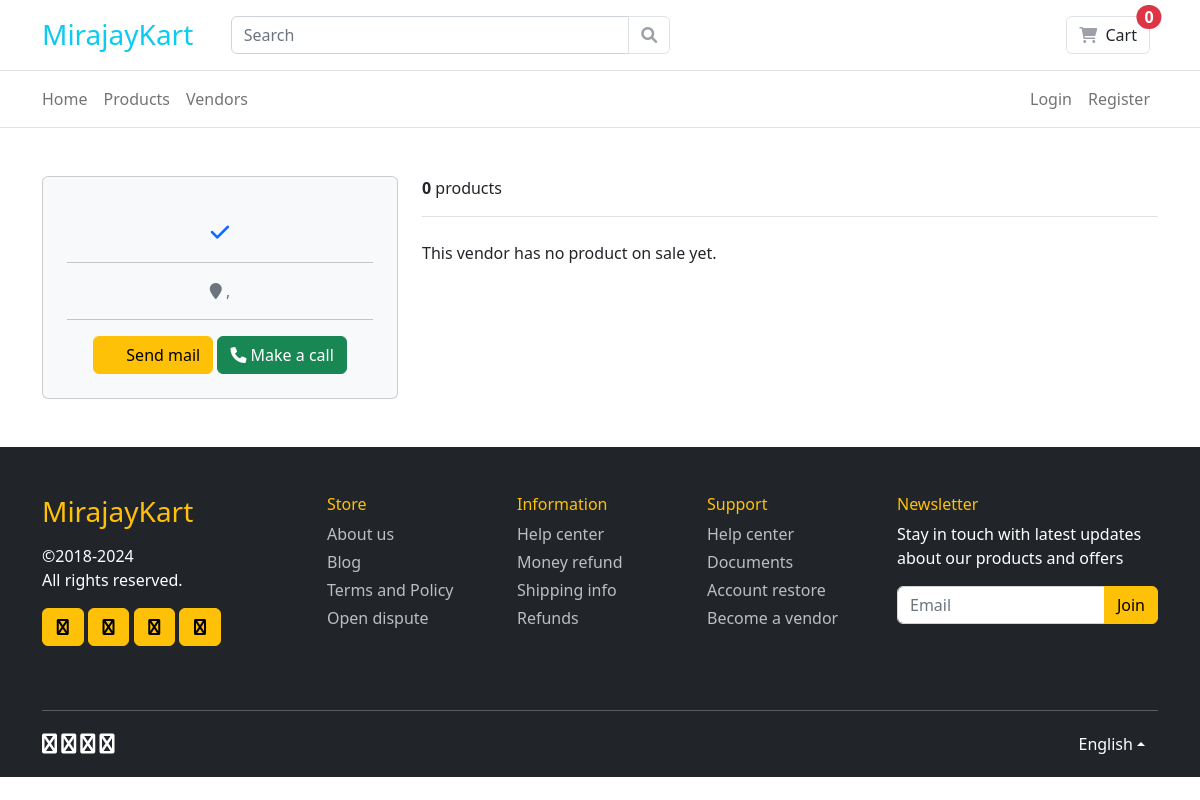
The page /account/vendor/james/ on the database as committed earlier.
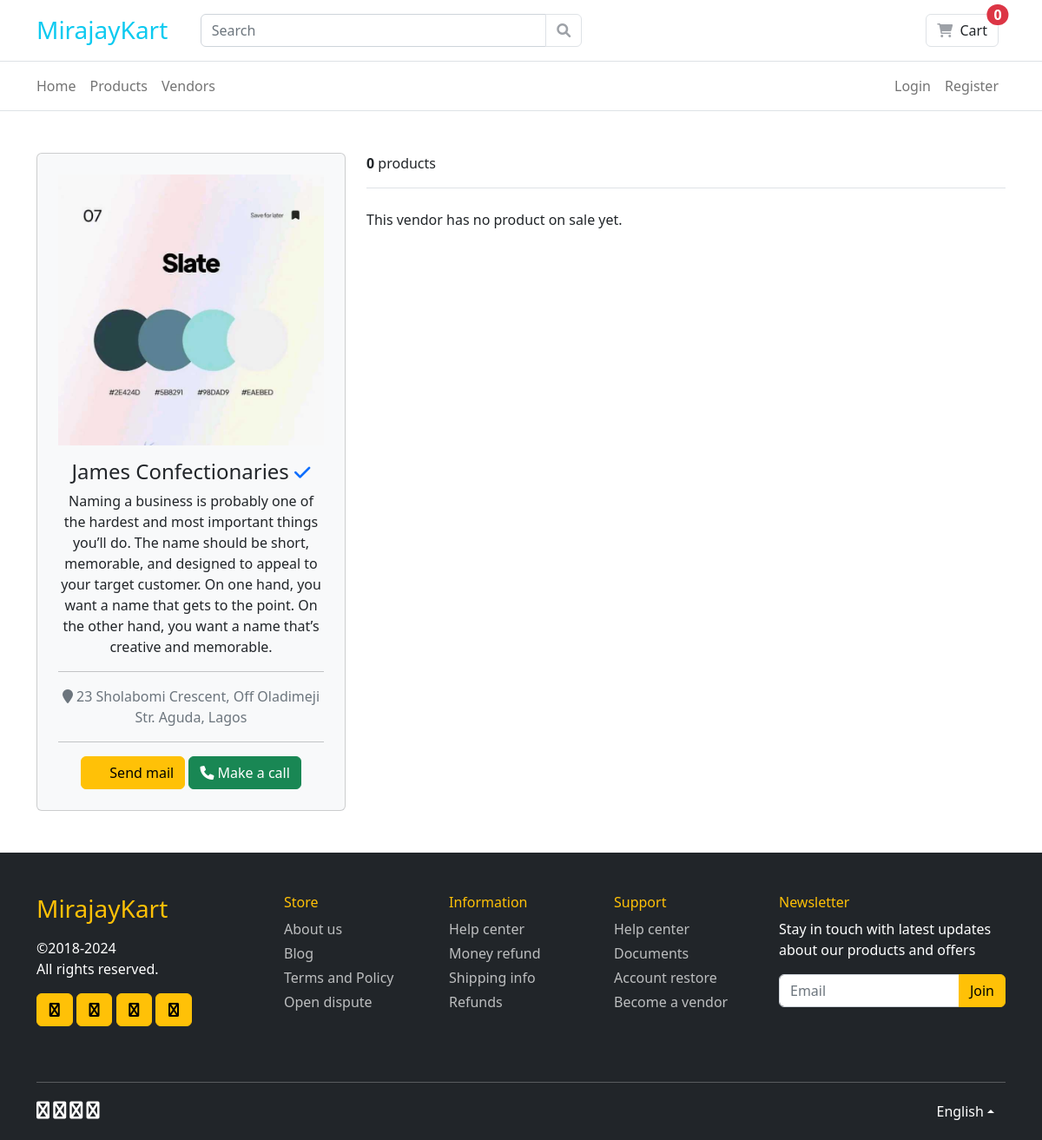
The same page on the database as committed later.
### accounts/models.py (models this page shows, shortened)
class User(AbstractUser):
    is_vendor = models.BooleanField(default=False)
    is_customer = models.BooleanField(default=False)

class Vendor(models.Model):
    user = models.OneToOneField(
        User,
        on_delete=models.CASCADE,
        null=True,
        related_name='vendor')
    company_name = models.CharField(max_length=50)
    address = models.CharField(max_length=600)
    about = models.TextField()
    state = models.CharField(max_length=10)
    image = models.ImageField(upload_to='vendor/images')
    phone_number = models.CharField(max_length=11)
    government_id = models.FileField(upload_to='identification')
    cac_file = models.FileField(upload_to='cac')
    is_verified = models.BooleanField(default=False)

### accounts/views.py (the view)
def vendor_profile(request, username):
    user = get_object_or_404(
        User, username=username)
    products = Product.objects.filter(
        vendor=user, is_approved=True)
    product_count = products.count()
    products = mk_paginator(request, products, 4)
    template = 'vendor/profile.html'
    context = {
        'user': user,
        "products": products,
        "product_count": product_count,
    }
    return render(request, template, context)

### carts/cart.py (called while the page is built)
    def __len__(self):
        return sum(item["quantity"] for item in self.cart.values())

### carts/context_processors.py (called while the page is built)
def cart(request):
    return {'cart': Cart(request)}

### django_ecommerce/utils.py (called while the page is built)
def mk_paginator(request, items, num_items):
    paginator = Paginator(items, num_items)
    page = request.GET.get('page', 1)
    try:
        items = paginator.page(page)
    except PageNotAnInteger:
        items = paginator.page(1)
    except EmptyPage:
        items = paginator.page(paginator.num_pages)
    return items

### templates/vendor/profile.html (shortened to what this page needs)
{% extends 'base.html' %}
{% block content %}
<div class="container py-5">
    <div class="row">
        <div class="col-lg-4">
            <div class="card bg-light">
                <article class="p-4 text-center">
                    {% if user.vendor.image %}
                    <img class="img-fluid" src="{{ user.vendor.image.url }}">
                    {% endif %}
                    <h4 class="card-title mt-3">{{ user.vendor.company_name }} <small><i class="fa fa-check text-primary"></i></small></h4>
                    <p>{{ user.vendor.about }}</p>
                    <hr>
                    <p class="text-muted"> <i class="fa fa-map-marker"></i> {{ user.vendor.address }}, {{ user.vendor.state }}
                    </p>
                    <hr>
                    <a href="mailto:{{ user.email }}" class="btn btn-warning"> Send mail </a>
                    <a href="tel:{{ user.vendor.phone_number }}" class="btn btn-success"> <i class="fa fa-phone"></i> Make a call </a>
                </article>
            </div>
        </div>
        <main class="col-md-8">
            <header class="border-bottom mb-4 pb-3">
                <span class="mr-md-auto"><b>{{ product_count }}</b> product{{ product_count|pluralize }}</span>
            </header>
            {% for product in products %}
                {% include "partials/_products_list.html" %}
            {% empty %}
                <p>This vendor has no product on sale yet.</p>
            {% endfor %}
        </main>
    </div>
</div>
{% endblock %}

Rows that differ between the two databases and show on the page:
added User: vendor.image (picture), vendor.company_name "James Confectionaries", vendor.about "Naming a business is probably one of the hardest and most important things you’ll do. The name should be short, memorable, and designed to appeal to your target customer. On one hand, you want a name that gets to the point. On the other hand, you want a name that’s creative and memorable.", vendor.address "23 Sholabomi Crescent, Off Oladimeji Str. Aguda", vendor.state "Lagos"
